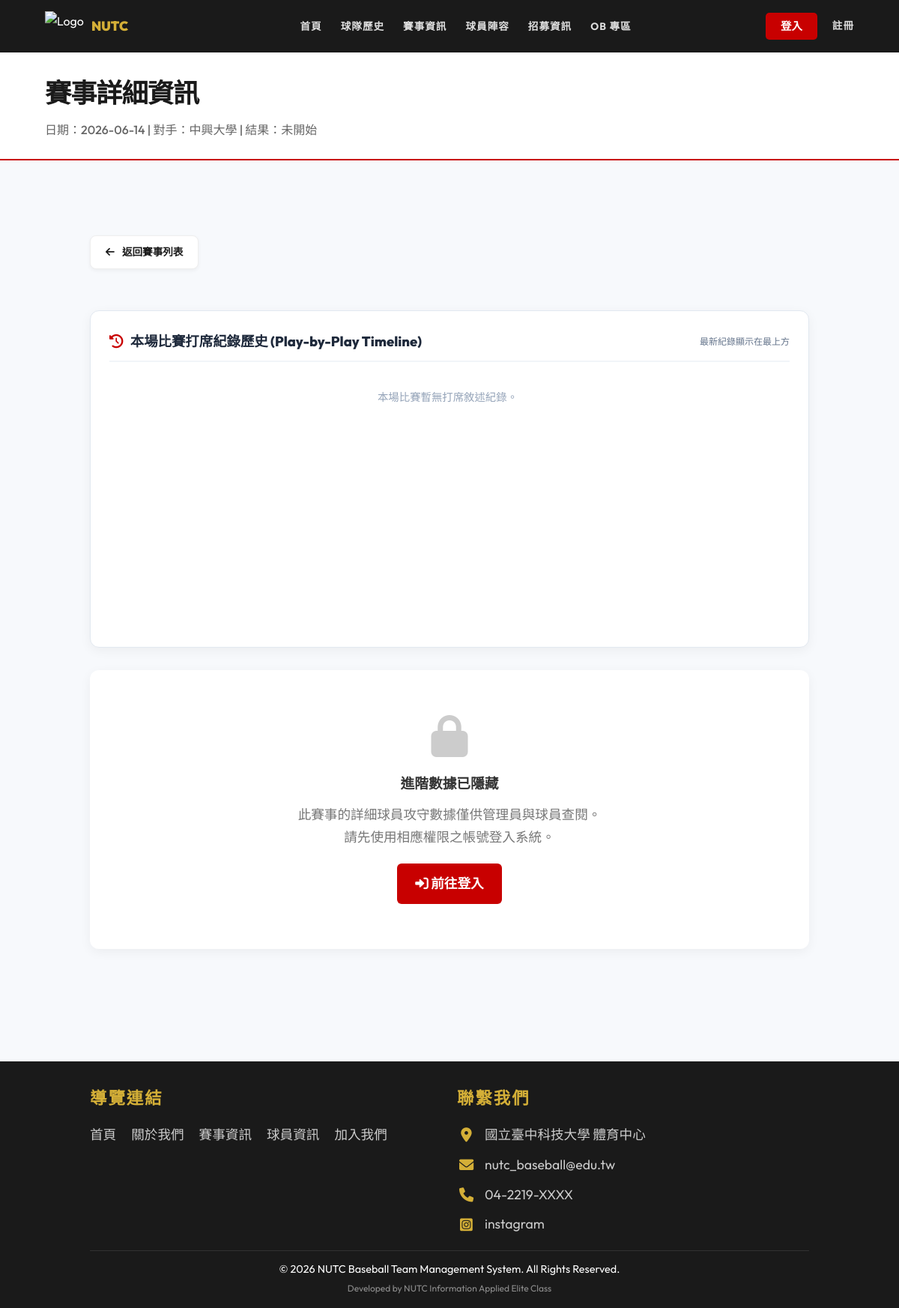
The app's page /game_detail.php?id=8 with its own data.
### tables this page shows
CREATE TABLE `game` (
  `Game_id` int(11) NOT NULL COMMENT '比賽識別碼',
  `Team_Id` int(11) NOT NULL COMMENT '關聯 Team.team_Id',
  `game_date` date DEFAULT NULL COMMENT '比賽日期',
  `game_time` time DEFAULT NULL COMMENT '比賽時間 (如: 12:30)',
  `location` varchar(100) DEFAULT NULL COMMENT '比賽地點',
  `opponent` varchar(1000) DEFAULT NULL,
  `result` varchar(10) DEFAULT NULL COMMENT '比賽結果 (如：14 vs 12 勝)',
  `batting_first` varchar(10) DEFAULT NULL COMMENT '先攻或後攻'
);

CREATE TABLE `contact_us` (
  `id` int(11) NOT NULL,
  `icon_class` varchar(50) NOT NULL,
  `content_text` varchar(255) NOT NULL,
  `link` varchar(255) DEFAULT NULL
);

### includes/Database.php (called while the page is built, shortened)
<?php
class Database {
    private $pdo;
    public function __construct() {
        $host = 'localhost';
        $db   = 'baseball_web';
        $user = 'root';
        $pass = '';
        $charset = 'utf8mb4';
        $dsn = "mysql:host=$host;port=3306;dbname=$db;charset=$charset";
        $options = [
            PDO::ATTR_ERRMODE            => PDO::ERRMODE_EXCEPTION,
            PDO::ATTR_DEFAULT_FETCH_MODE => PDO::FETCH_ASSOC,
            PDO::ATTR_EMULATE_PREPARES   => false,
        ];
        try {
            $this->pdo = new PDO($dsn, $user, $pass, $options);
            $stmt = $this->pdo->query("DESCRIBE `player_game_details`");
            $cols = $stmt->fetchAll(PDO::FETCH_COLUMN);
            $stmt = $this->pdo->query("SHOW COLUMNS FROM `member` LIKE 'role'");
            $roleCol = $stmt->fetch();
        } catch (\PDOException $e) {
            throw new \PDOException($e->getMessage(), (int)$e->getCode());
        }
    }
    public function getAll($table) {
        $stmt = $this->pdo->query("SELECT * FROM `$table`");
        return $stmt->fetchAll();
    }
    public function find($table, $key, $value) {
        $stmt = $this->pdo->prepare("SELECT * FROM `$table` WHERE `$key` = ?");
        $stmt->execute([$value]);
        return $stmt->fetch();
    }
}

### includes/config.php (called while the page is built, shortened)
<?php
require_once 'Database.php';
$db = new Database();
function isLoggedIn() {
    return isset($_SESSION['user']);
}

### game_detail.php (the view, shortened to what this page needs)
<?php
require_once 'includes/header.php';
$game_id = (int)$_GET['id'];
$game = $db->find('game', 'Game_id', $game_id);
$can_view = isLoggedIn() && (isAdmin() || isPlayer());
$pdo = $db->getPdo();
$stmt = $pdo->prepare("SELECT * FROM game_live_state WHERE game_id = ?");
$stmt->execute([$game_id]);
$live_state = $stmt->fetch();
?>
<div class="page-header">
    <h1>賽事詳細資訊</h1>
    <p>日期：<?= htmlspecialchars($game['game_date']) ?> | 對手：<?= htmlspecialchars($game['opponent']) ?> | 結果：<?php
        if ($live_state && (int)($live_state['is_ended'] ?? 0) === 0 && empty($game['result'])) {
            echo '<span style="background: #ef4444; color: white; padding: 2px 8px; border-radius: 4px; font-weight: bold; font-size: 0.85em; display: inline-block; vertical-align: middle;"><i class="fas fa-broadcast-tower" style="margin-right: 4px;"></i>LIVE 即時直播中</span>';
        } else {
            echo htmlspecialchars($game['result'] ?: '未開始');
        }
    ?></p>
</div>
<section>
    <div class="container">
        <div style="margin-bottom: 25px;">
            <a href="matches.php" class="back-btn">
                <i class="fas fa-arrow-left"></i> 返回賽事列表
            </a>
        </div>
        <?php
        $logs_stmt = $pdo->prepare("SELECT * FROM game_live_logs WHERE game_id = ? ORDER BY id DESC");
        $logs_stmt->execute([$game_id]);
        $game_logs = $logs_stmt->fetchAll();
        ?>
        <div style="background: white; border-radius: 12px; padding: 25px; box-shadow: 0 4px 15px rgba(0,0,0,0.05); border: 1px solid #e2e8f0; margin-bottom: 30px; height: 450px; display: flex; flex-direction: column;">
            <h3 style="margin-top:0; color:#1e293b; font-size:1.15rem; font-weight:800; border-bottom:2px solid #f1f5f9; padding-bottom:10px; display:flex; justify-content:space-between; align-items:center; flex-shrink: 0;">
                <span><i class="fas fa-history" style="color:var(--primary); margin-right:6px;"></i> 本場比賽打席紀錄歷史 (Play-by-Play Timeline)</span>
                <span style="font-size:0.75rem; color:#64748b; font-weight:normal;">最新紀錄顯示在最上方</span>
            </h3>
            <div style="flex: 1; overflow-y: auto; padding-right:5px; margin-top:15px;">
                <?php if (empty($game_logs)): ?>
                    <div style="text-align:center; color:#94a3b8; padding:20px; font-size:0.9rem;">本場比賽暫無打席敘述紀錄。</div>
                <?php endif; ?>
            </div>
        </div>
        <?php if (!$can_view): ?>
            <div style="background: #fff; padding: 60px 40px; text-align: center; border-radius: 12px; box-shadow: 0 4px 15px rgba(0,0,0,0.05); margin-bottom: 30px;">
                <i class="fas fa-lock" style="font-size: 3.5rem; color: #ccc; margin-bottom: 20px;"></i>
                <h3 style="color: #333; margin-bottom: 10px;">進階數據已隱藏</h3>
                <p style="color: #777; font-size: 1.1rem; margin-bottom: 20px;">此賽事的詳細球員攻守數據僅供管理員與球員查閱。<br>請先使用相應權限之帳號登入系統。</p>
                <?php if (!isLoggedIn()): ?>
                    <a href="login.php" class="btn-primary" style="display: inline-block; padding: 12px 24px; border-radius: 6px; text-decoration: none; font-weight: bold; font-size: 1.1rem;"><i class="fas fa-sign-in-alt"></i> 前往登入</a>
                <?php endif; ?>
            </div>
        <?php endif; ?>
    </div>
</section>
<?php require_once 'includes/footer.php'; ?>

### includes/footer.php (shortened to what this page needs)
<?php
$contactInfos = $db->getAll('contact_us');
?>
<footer>
    <div class="footer-content">
        <div class="footer-section">
            <h3>導覽連結</h3>
            <ul class="footer-links">
                <li><a href="index.php">首頁</a></li>
                <li><a href="about.php">關於我們</a></li>
                <li><a href="matches.php">賽事資訊</a></li>
                <li><a href="players.php">球員資訊</a></li>
                <li><a href="join.php">加入我們</a></li>
            </ul>
        </div>
        <div class="footer-section">
            <h3>聯繫我們</h3>
            <div class="footer-contact-list">
                <?php if (empty($contactInfos)): ?>
                    <p class="footer-contact-empty">尚未設定聯絡資訊</p>
                <?php else: ?>
                    <?php foreach ($contactInfos as $c): ?>
                        <p class="footer-contact-item">
                            <i class="<?= htmlspecialchars($c['icon_class']) ?>"></i>
                            <?php if (!empty($c['link'])): ?>
                                <a href="<?= htmlspecialchars($c['link']) ?>" target="_blank"><?= htmlspecialchars($c['content_text']) ?></a>
                            <?php else: ?>
                                <span><?= htmlspecialchars($c['content_text']) ?></span>
                            <?php endif; ?>
                        </p>
                    <?php endforeach; ?>
                <?php endif; ?>
            </div>
        </div>
    </div>
    <div class="footer-bottom">
        &copy; 2026 NUTC Baseball Team Management System. All Rights Reserved.
        <br><small style="opacity: 0.5;">Developed by NUTC Information Applied Elite Class</small>
    </div>
</footer>
</body>
</html>

### assets/css/style.css (style rules this page uses)
:root { --primary: #C80000; --secondary: #D4AF37; --bg-white: #FFFFFF; --bg-dark: #1A1A1A; --text-white: #FFFFFF; --text-dark: #1A1A1A; --gray-light: #F4F4F4; --transition: all 0.3s ease-in-out; }
* { margin: 0; padding: 0; box-sizing: border-box; font-family: 'Outfit', 'Noto Sans TC', -apple-system, sans-serif; }
body { background-color: #f7f9fc; color: var(--text-dark); line-height: 1.7; }
section { padding: 60px 10%; background-color: transparent; }
.page-header { padding: 25px 5%; background-color: #fff; border-bottom: 2px solid var(--primary); margin-bottom: 20px; text-align: left; }
.page-header h1 { font-size: 2.2rem; font-weight: 900; color: var(--bg-dark); text-transform: uppercase; letter-spacing: -1px; margin: 0; position: relative; display: inline-block; }
.page-header p { font-size: 1rem; color: #666; margin-top: 5px; font-weight: 500; }
.back-btn, .admin-back-btn { display: inline-flex; align-items: center; gap: 10px; color: var(--bg-dark); text-decoration: none; font-weight: 700; margin-bottom: 30px; padding: 10px 20px; background: white; border: 1px solid #eee; border-radius: 8px; box-shadow: 0 2px 5px rgba(0,0,0,0.05); transition: var(--transition); font-size: 0.85rem; }
.btn-primary { background: var(--primary); color: var(--text-white) !important; padding: 10px 20px; border-radius: 6px; font-weight: 700; text-decoration: none; display: inline-block; transition: var(--transition); border: none; cursor: pointer; }
section { padding: 80px 10%; }
footer { background: var(--bg-dark); color: var(--text-white); padding: 30px 10% 15px; margin-top: 40px; }
.footer-content { display: grid; grid-template-columns: repeat(auto-fit, minmax(200px, 1fr)); gap: 20px; margin-bottom: 20px; }
.footer-section h3 { margin-bottom: 15px; font-size: 1.4rem; letter-spacing: 2px; color: var(--secondary); }
.footer-links { list-style: none; padding: 0; display: flex; flex-direction: row; flex-wrap: wrap; gap: 10px 20px; }
.footer-links a { color: #ccc; text-decoration: none; transition: color 0.3s, transform 0.3s; font-size: 1.1rem; }
.footer-contact-list { display: flex; flex-direction: column; gap: 10px; }
.footer-contact-item { margin: 0; font-size: 1.1rem; color: #ccc; display: flex; align-items: center; gap: 12px; }
.footer-contact-item i { color: var(--secondary); font-size: 1.2rem; width: 25px; text-align: center; }
.footer-contact-item a { color: #ccc; text-decoration: none; transition: color 0.3s; }
.footer-bottom { text-align: center; padding-top: 12px; border-top: 1px solid rgba(255,255,255,0.1); font-size: 0.9rem; }
.container { max-width: 1500px; margin: 0 auto; }

### records on screen
game: game_date "2026-06-14", opponent "中興大學", result "未開始"
contact_us: content_text "國立臺中科技大學 體育中心"
contact_us: content_text "nutc_baseball@edu.tw"
contact_us: content_text "04-2219-XXXX"
contact_us: content_text "instagram"
